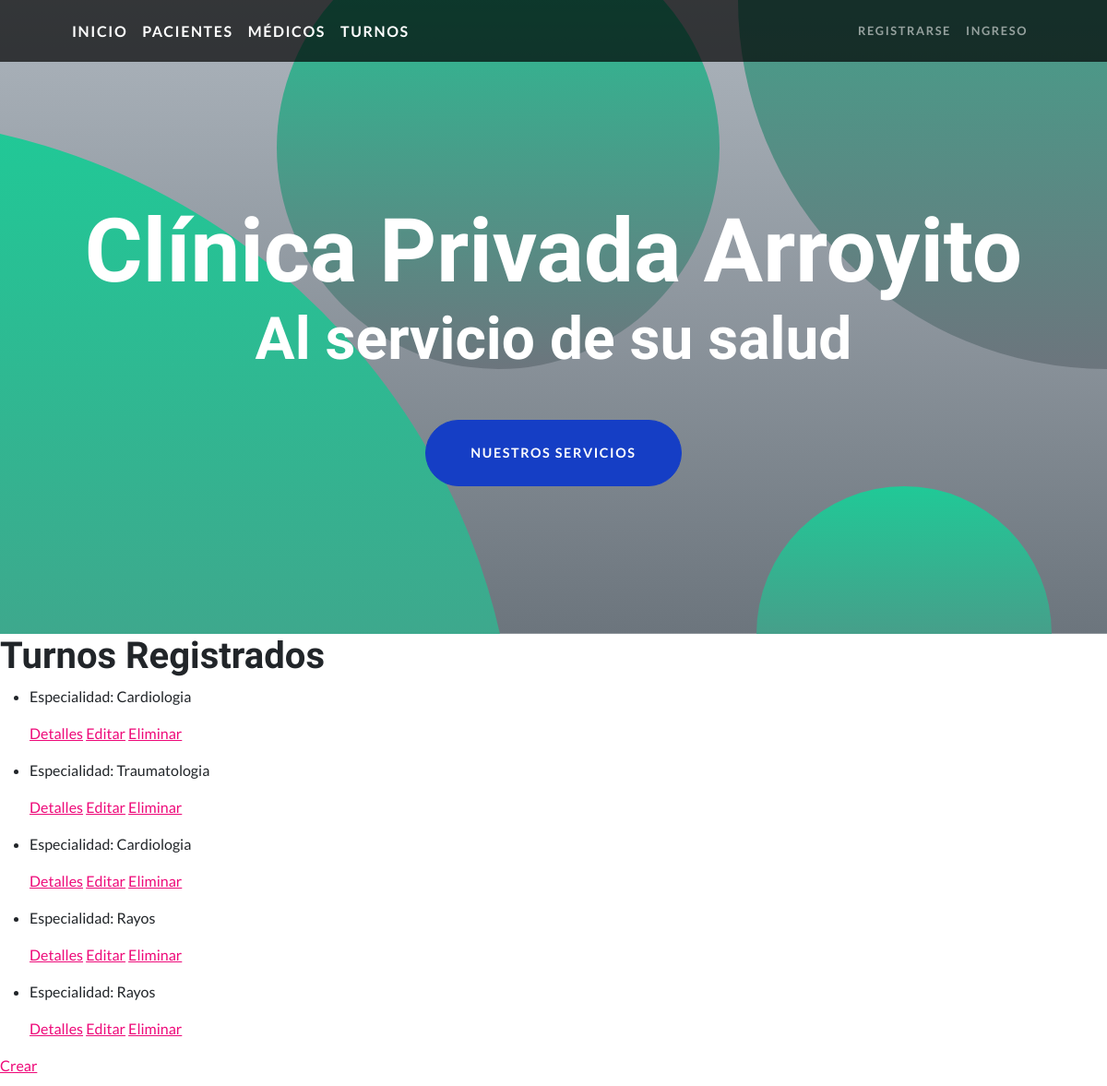
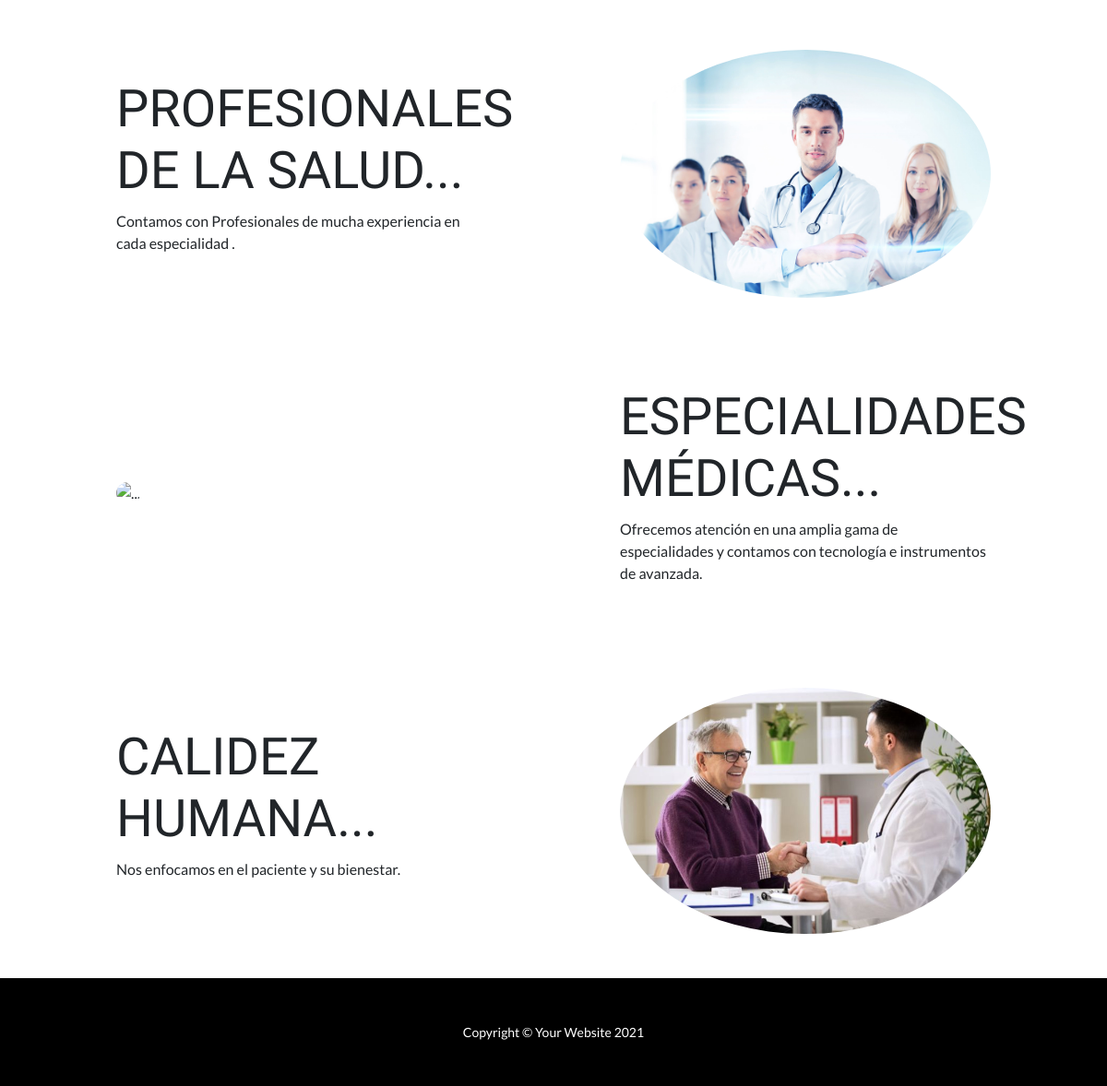
The page /AppCoder/turno/list on the database its author committed (2 pictures, top to bottom).
### AppCoder/models.py (models this page shows)
class Turno (models.Model):
    especialidad=models.CharField (max_length=40, null=False)
    fecha= models.DateField(null=True)

### AppCoder/views.py (the view)
# urls.py: path('turno/list', TurnoList.as_view(), name='Turno/List'),
class TurnoList(ListView):
    model = Turno
    template_name = "AppCoder/turno_list.html"

### templates/AppCoder/turno_list.html
{% extends "AppCoder/padre.html" %}
{% block ContenidoQueCambia %}
    <h1>Turnos Registrados</h1>
    <ul>
        {% for turno in object_list %}
        <li>
            <p>Especialidad: {{turno.especialidad}}</p>
            <p>
                <a href="{% url 'Turno/Detail' turno.id %}">Detalles</a>
                <a href="{% url 'Turno/Edit' turno.id %}">Editar</a>
                <a href="{% url 'Turno/Delete' turno.id %}">Eliminar</a>
            </p>
        </li>
        {% endfor %}
    </ul>
    <p>
        <a href="{% url 'Turno/New' %}">Crear</a>
    </p>
{% endblock ContenidoQueCambia %}

### rows shown on the page
Turno: especialidad "Cardiologia"
Turno: especialidad "Traumatologia"
Turno: especialidad "Cardiologia"
Turno: especialidad "Rayos"
Turno: especialidad "Rayos"
